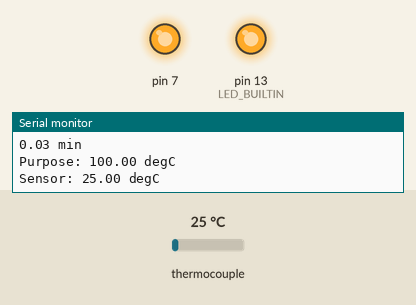
This sketch was run on a simulated Arduino Uno, built with avr-gcc and run on an emulated ATmega328P. Shown: output pins drawn as LEDs (lit = HIGH), the last lines printed to the serial monitor. Inputs (shaded band) come from the test bench; at power-on: thermocouple 25 °C.

Above: at 2.2 s.
2.3 s: thermocouple set to 96 °C
4.2 s: thermocouple set to 106 °C
At 6.1 s:
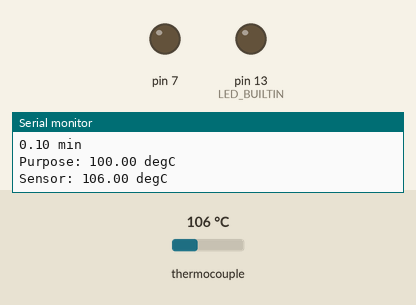
7.5 s: thermocouple set to 101 °C
9.2 s: thermocouple set to 93 °C
At 10.3 s:
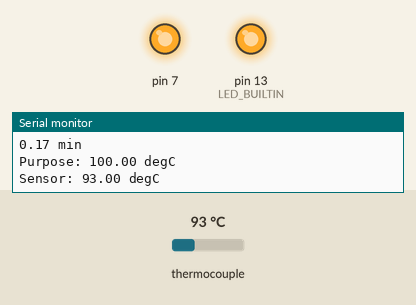
11.5 s: thermocouple set to 150 °C
At 13.2 s:
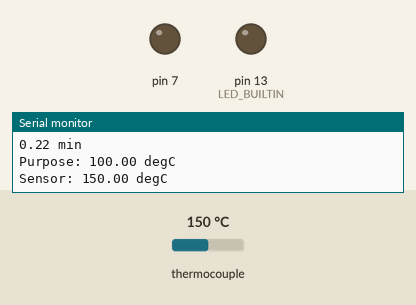
Timing chart, 0 to 14.5 s (numbered marks = the images above; inputs shaded):
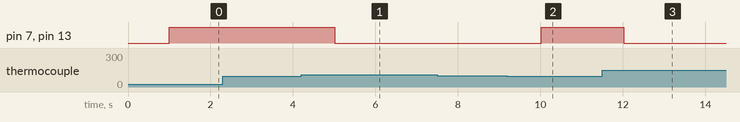

Measured:
- the behaviour switches between 101 and 102 °C on thermocouple (found by bisection; images 0 and 1)
- the behaviour switches between 99 and 98 °C on thermocouple (found by bisection; images 1 and 2)
- after the input at 4.2 s, pin 7, pin 13 (LED_BUILTIN): HIGH → LOW after 0.81 s
- after the input at 9.2 s, pin 7, pin 13 (LED_BUILTIN): LOW → HIGH after 0.82 s
- after the input at 11.5 s, pin 7, pin 13 (LED_BUILTIN): HIGH → LOW after 0.53 s

The sketch:

aaaa.ino
```cpp
#include "max6675.h"

int thermoDO = 4;
int thermoCS = 5;
int thermoCLK = 6;
float delta = 1.0;
float T0;

MAX6675 thermocouple(thermoCLK, thermoCS, thermoDO);

void setup() {
  T0 = 100.0;
  pinMode(7, OUTPUT);
  pinMode(LED_BUILTIN, OUTPUT);
  Serial.begin(9600);
  Serial.println("Oven start");
  // wait for MAX chip to stabilize
  delay(1000);
}

void loop() {
  // basic readout test, just print the current temp
   if (Serial.available() > 1) {
         T0 = Serial.readString().toFloat();
         // Serial.println(T0);
    }
   float T = thermocouple.readCelsius();
   if (T0 - T > delta) {
          digitalWrite(LED_BUILTIN, HIGH);
          digitalWrite(7, HIGH);
          Serial.println("ON  ");
   }

   if (T0 - T < - delta) {
          digitalWrite(LED_BUILTIN, LOW);
          digitalWrite(7, LOW);
          Serial.println("OFF ");
   }

   Serial.print(millis()/1000.0/60.0);
   Serial.println(" min");

   Serial.print("Purpose: ");
   Serial.print(T0);
   Serial.println(" degC");

   Serial.print("Sensor: ");
   Serial.print(T);
   Serial.println(" degC");

   Serial.println();

   // For the MAX6675 to update, you must delay AT LEAST 250ms between reads!
   delay(1000);
}
```
